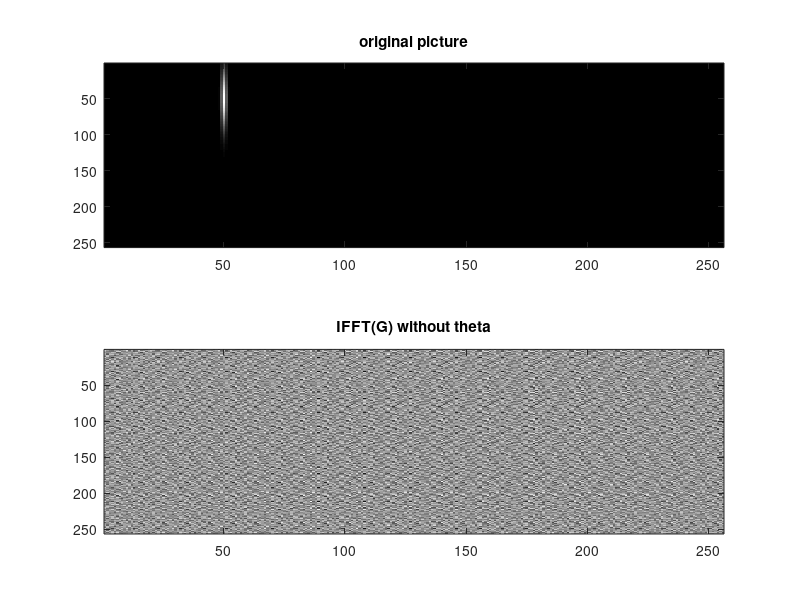
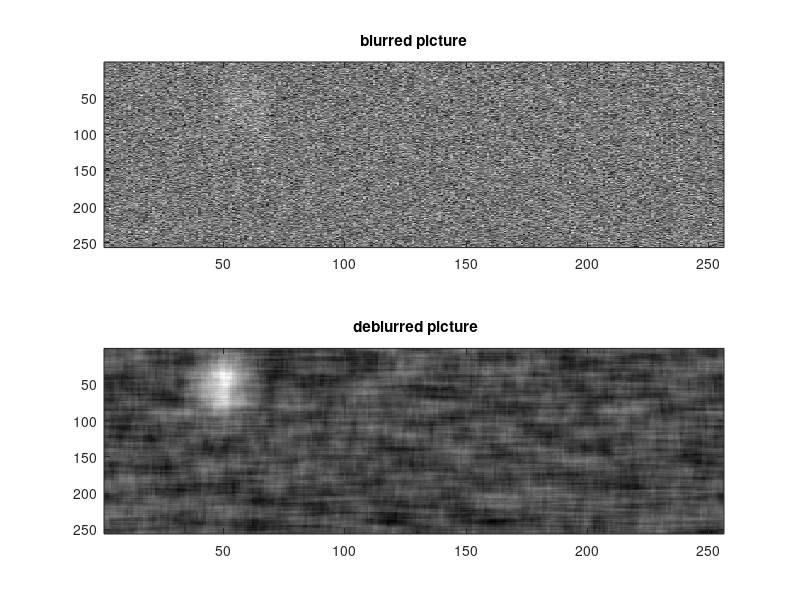
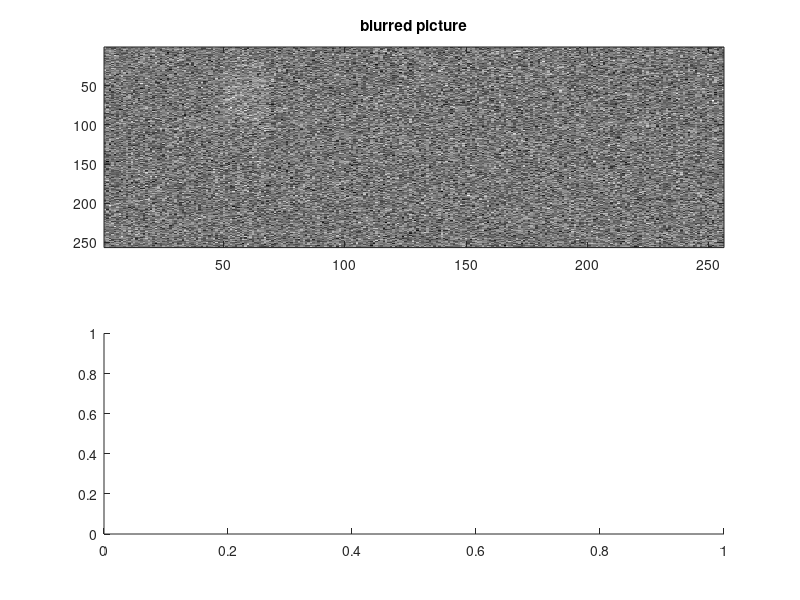

Write MATLAB code to recreate these figures, in order. (Note: this script raises an error after producing the figures.)
% prob5.3
%%%%%%%%%%%%%%%%%%%%%%%%%%%%%%%%%%%%%%%%%%%%%
%                                           %
%                H*(u,v)G(u,v)              %
% F  = -----------------------------        %
%        H*(u,v)H(u,v) + theta*sum(Di^2)    %
%%%%%%%%%%%%%%%%%%%%%%%%%%%%%%%%%%%%%%%%%%%%%

M = 256; N = 256;
[M1 N1] = meshgrid(1:M, 1:N);
f = 2*exp(-( (M1-50).^2 + (N1-50).^2/40^2));
h = ones(19); h = h/sum(h(:));
w = 0.3*randn(M,N);
d1 = 0.5*[1 -1];
d2 = d1';

H = fft2(h,M,N);
H_ = conj(fft2(h,M,N));
g = real(ifft2(fft2(f).*H)) + w;
G = fft2(g);

F222 = real(ifft2(fft2(g)./H));
figure;subplot(2,1,1);imagesc(f);colormap gray; title('original picture');
subplot(2,1,2);imagesc(F222);colormap gray; title('IFFT(G) without theta');



%5.3.1
% do not use d.
k=0;
for i = 1e-1:1e-1:2
    k = k+1;
    theta = i;
    F = (H_.*G)./ (abs(H).^2 + theta);
    f_ = ifft2(F);
    error = abs(f_ - f).^2;
    diff(k)=sum(error(1:end));
end
index = min(find(diff == min(diff)));
%%%%%%%%%%%%%%%
%here when theta = 0.9 , the error will be minimum, I will choose theta =2.2
%%%%%%%%%%%%%%%
f2 = real(ifft2((H_.*G)./ (abs(H).^2 + 0.9)));
%shift the result;
figure;subplot(2,1,1);imagesc(g);colormap gray; title('blurred picture');
subplot(2,1,2);imagesc(f2);colormap gray; title(' deblurred picture');


% use d.

D1 = fft2(d1,M,N);
D1_ = conj(fft2(d1,M,N));
D2 = fft2(d2,M,N);
D2_ = conj(fft2(d2,M,N));
k=0;
for i = 110:0.1:116
    k = k+1;
    F = (H_.*G)./ (abs(H).^2 + i*(abs(D1).^2+abs(D2).^2));
    f_ = ifft2(F);
    error = abs(f_ - f).^2;
    dif(k)=sum(sum(error));
end
index = min(find(dif == min(dif)));
%%%%%%%%%%%%%%%
%here after a lot of tries, I got when theta = 115, the error will be minimum.
%%%%%%%%%%%%%%%
f3 = ifft2((H_.*G)./ (abs(H).^2 + 114*(abs(D1).^2+abs(D2).^2)));

figure;subplot(2,1,1);imagesc(g);colormap gray; title('blurred picture');
subplot(2,1,2);imagesc(f3);colormap gray; title(' deblurred picture');

%%%%%%%%%%%%%%%%%%%%%%%%%%%%%%%%%%%%%%%%%%%%%%%%%%%%%%%%%%%%%%
% d smoothes the impulse and edge noise of the whole picture 
% while without d averages the whole of the picture;
% I use minimum square error as indication to choose the theta.
